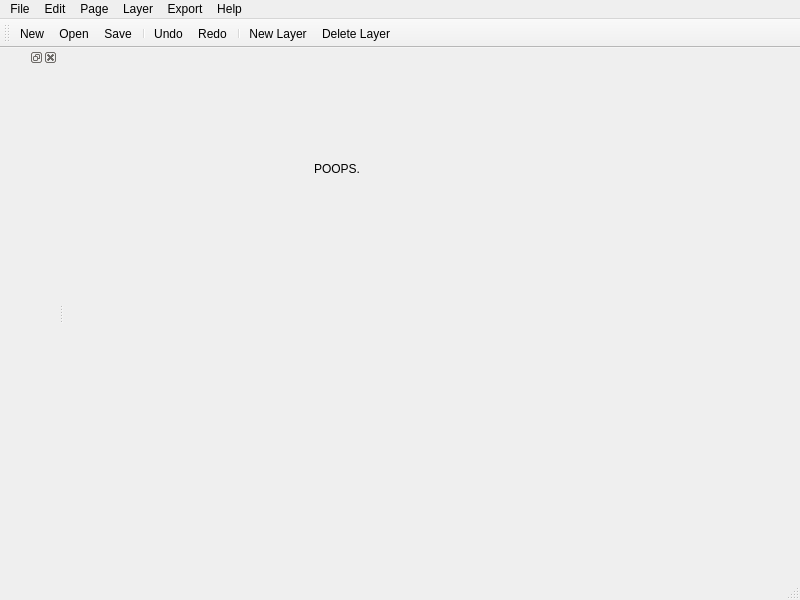
<?xml version="1.0" encoding="UTF-8"?>
<ui version="4.0">
 <class>MainWindow</class>
 <widget class="QMainWindow" name="MainWindow">
  <property name="geometry">
   <rect>
    <x>0</x>
    <y>0</y>
    <width>800</width>
    <height>600</height>
   </rect>
  </property>
  <property name="windowTitle">
   <string>MainWindow</string>
  </property>
  <widget class="QWidget" name="centralwidget">
   <widget class="QLabel" name="label">
    <property name="geometry">
     <rect>
      <x>250</x>
      <y>100</y>
      <width>111</width>
      <height>41</height>
     </rect>
    </property>
    <property name="text">
     <string>POOPS.</string>
    </property>
   </widget>
  </widget>
  <widget class="QMenuBar" name="menubar">
   <property name="geometry">
    <rect>
     <x>0</x>
     <y>0</y>
     <width>800</width>
     <height>25</height>
    </rect>
   </property>
   <widget class="QMenu" name="menuFile">
    <property name="title">
     <string>File</string>
    </property>
    <addaction name="action_new"/>
    <addaction name="action_open"/>
    <addaction name="action_save"/>
    <addaction name="action_exit"/>
   </widget>
   <widget class="QMenu" name="menuLayer">
    <property name="title">
     <string>Layer</string>
    </property>
    <addaction name="action_new_layer"/>
    <addaction name="action_delete_layer"/>
   </widget>
   <widget class="QMenu" name="menuEdit">
    <property name="title">
     <string>Edit</string>
    </property>
    <addaction name="action_undo"/>
    <addaction name="action_redo"/>
    <addaction name="separator"/>
    <addaction name="action_cut"/>
    <addaction name="action_copy"/>
    <addaction name="action_paste"/>
    <addaction name="separator"/>
    <addaction name="action_select_all"/>
    <addaction name="action_select_none"/>
   </widget>
   <widget class="QMenu" name="menuPage">
    <property name="title">
     <string>Page</string>
    </property>
    <addaction name="action_new_page"/>
    <addaction name="action_delete_page"/>
   </widget>
   <widget class="QMenu" name="menuExport">
    <property name="title">
     <string>Export</string>
    </property>
    <addaction name="action_export"/>
    <addaction name="action_export_options"/>
   </widget>
   <widget class="QMenu" name="menuHelp">
    <property name="title">
     <string>Help</string>
    </property>
    <addaction name="action_help"/>
    <addaction name="action_about"/>
   </widget>
   <addaction name="menuFile"/>
   <addaction name="menuEdit"/>
   <addaction name="menuPage"/>
   <addaction name="menuLayer"/>
   <addaction name="menuExport"/>
   <addaction name="menuHelp"/>
  </widget>
  <widget class="QStatusBar" name="statusbar"/>
  <widget class="QDockWidget" name="layer_dock">
   <attribute name="dockWidgetArea">
    <number>1</number>
   </attribute>
   <widget class="QWidget" name="dockWidgetContents"/>
  </widget>
  <widget class="QToolBar" name="tool_bar">
   <property name="windowTitle">
    <string>toolBar</string>
   </property>
   <attribute name="toolBarArea">
    <enum>TopToolBarArea</enum>
   </attribute>
   <attribute name="toolBarBreak">
    <bool>false</bool>
   </attribute>
   <addaction name="action_new"/>
   <addaction name="action_open"/>
   <addaction name="action_save"/>
   <addaction name="separator"/>
   <addaction name="action_undo"/>
   <addaction name="action_redo"/>
   <addaction name="separator"/>
   <addaction name="action_new_layer"/>
   <addaction name="action_delete_layer"/>
  </widget>
  <action name="action_new">
   <property name="text">
    <string>New</string>
   </property>
  </action>
  <action name="action_open">
   <property name="text">
    <string>Open</string>
   </property>
  </action>
  <action name="action_save">
   <property name="text">
    <string>Save</string>
   </property>
  </action>
  <action name="action_exit">
   <property name="text">
    <string>Exit</string>
   </property>
  </action>
  <action name="action_new_layer">
   <property name="text">
    <string>New Layer</string>
   </property>
  </action>
  <action name="action_delete_layer">
   <property name="text">
    <string>Delete Layer</string>
   </property>
  </action>
  <action name="action_undo">
   <property name="text">
    <string>Undo</string>
   </property>
  </action>
  <action name="action_redo">
   <property name="text">
    <string>Redo</string>
   </property>
  </action>
  <action name="action_cut">
   <property name="text">
    <string>Cut</string>
   </property>
  </action>
  <action name="action_copy">
   <property name="text">
    <string>Copy</string>
   </property>
  </action>
  <action name="action_paste">
   <property name="text">
    <string>Paste</string>
   </property>
  </action>
  <action name="action_select_all">
   <property name="text">
    <string>Select All</string>
   </property>
  </action>
  <action name="action_select_none">
   <property name="text">
    <string>Select None</string>
   </property>
  </action>
  <action name="action_new_page">
   <property name="text">
    <string>New Page</string>
   </property>
  </action>
  <action name="action_delete_page">
   <property name="text">
    <string>Delete Page</string>
   </property>
  </action>
  <action name="action_export">
   <property name="text">
    <string>Export to Web</string>
   </property>
  </action>
  <action name="action_export_options">
   <property name="text">
    <string>Export Options...</string>
   </property>
  </action>
  <action name="action_about">
   <property name="text">
    <string>About</string>
   </property>
  </action>
  <action name="action_help">
   <property name="text">
    <string>Online Help...</string>
   </property>
  </action>
 </widget>
 <resources/>
 <connections>
  <connection>
   <sender>action_new_layer</sender>
   <signal>triggered()</signal>
   <receiver>MainWindow</receiver>
   <slot>_on_action_new_layer()</slot>
   <hints>
    <hint type="sourcelabel">
     <x>-1</x>
     <y>-1</y>
    </hint>
    <hint type="destinationlabel">
     <x>399</x>
     <y>299</y>
    </hint>
   </hints>
  </connection>
 </connections>
 <slots>
  <slot>_on_action_new_layer()</slot>
 </slots>
</ui>
